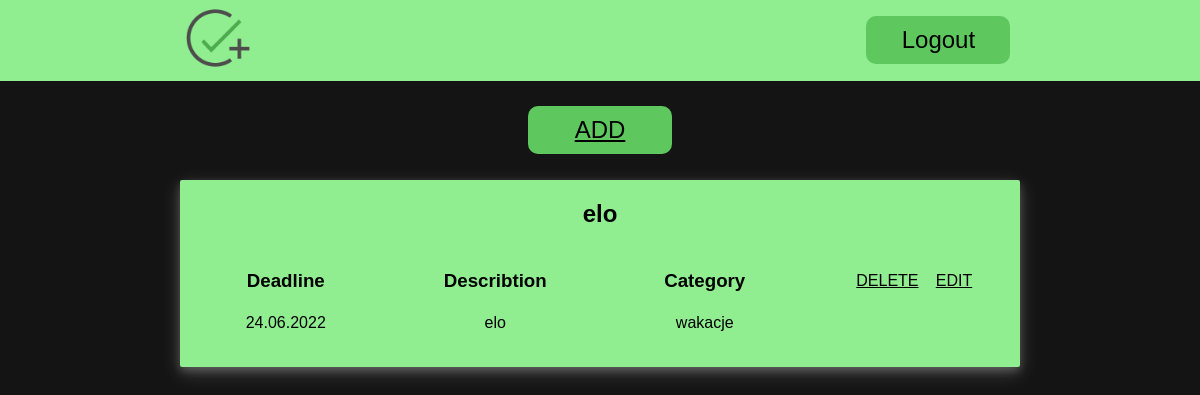
Page / (signed in) on the earlier database version.
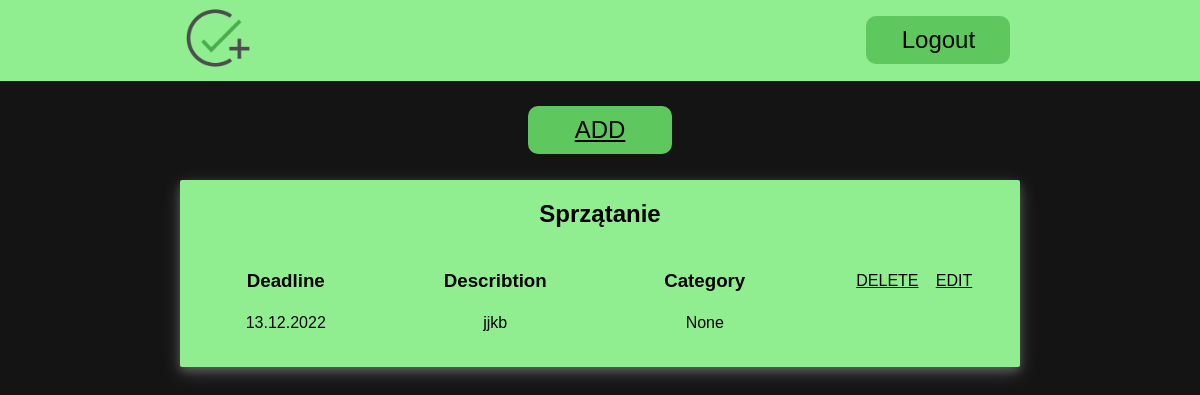
Same page on the later database version.
### to_do_list/models.py (models this page shows, shortened)
class Task(models.Model):
    header=models.CharField(max_length=50)
    describtion=models.TextField(null=True)
    end_date=models.DateField(null=True)
    category=models.ForeignKey(Category,null=True,on_delete=models.CASCADE,)
    user=models.ForeignKey(User,on_delete=models.CASCADE,null=True)

class Category(models.Model):
    name=models.CharField(max_length=30,null=True)
    def __str__(self):
        return self.name

### to_do_list/views.py (the view)
# urls.py: path('',index,name='index'),
def index(request):
    if  request.user in User.objects.all():
        tasks=Task.objects.filter(user=request.user)
        if tasks.exists():
            return render(request,'index.html',{'tasks':tasks})
        else:
            return render(request,'index.html')
    else:
        return render(request,'index.html')

### templates/index.html (shortened to what this page needs)
<!DOCTYPE html>
{% load static %}
<html lang="en">
<head>
    <link rel="stylesheet" href="{% static 'style.css' %}"/>
</head>
<body>
    {% block header %}
    <header>
            <a href="{% url 'index' %}"><img src="{% static 'logo.png' %}" alt="logo"/></a>
            <nav>
                {% if user.is_authenticated %}
                <a href="{% url 'logout' %}"class="menu">Logout</a>
                {% else %}
                <a href="{% url 'login' %}"class="menu">Login</a>
                <a href="{% url 'register' %}"class="menu">Register</a>
                {% endif %}
            </nav>
    </header>
{% endblock %}
<main>
{% block content %}
        {% if user.is_authenticated %}
        <a href="{% url 'new' %}" class="menu">ADD</a>
        {% for task in tasks %}
        <div class="task">
           <h2>{{task.header}}</h2>
        <table>
            <tr>
                <td><h3>Deadline</h3></tds=>
                <td><h3>Describtion</h3></td>
                <td><h3>Category</h3></td>
                <td>
                    <a href="{% url 'delete' pk=task.id %}">DELETE</a>
                    <a href="{% url 'edit' pk=task.id %}">EDIT</a>
                </td>
            </tr>
            <tr>
                <td>{{task.end_date | date:"d.m.Y" }}</td>
                <td>{{task.describtion | truncatechars:"40" }}</td>
                <td>{{task.category}}</td>
            </tr>
        </table>
        </div>
        {% endfor %}
        {% endif %}
    {% endblock %}
</main>
</body>
</html>

Differences in the rows shown:
removed Task: header "elo", end_date "24.06.2022", describtion "elo", category "wakacje"
added Task: header "Sprzątanie", end_date "13.12.2022", describtion "jjkb", category "None"
